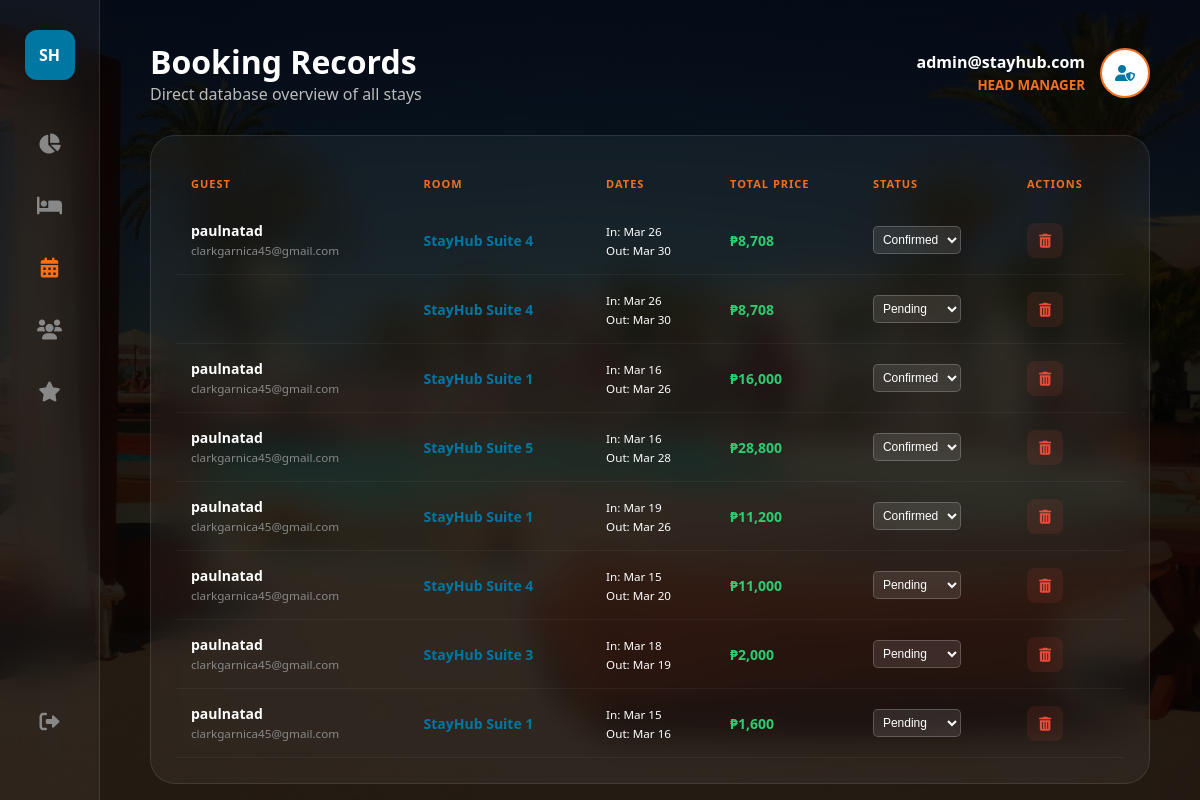
Page /stayhub/admin/manage_bookings.php (signed in) on the committed database.
### tables this page shows
CREATE TABLE `users` (
  `id` int(11) NOT NULL,
  `name` varchar(100) DEFAULT NULL,
  `email` varchar(100) DEFAULT NULL,
  `password` varchar(255) DEFAULT NULL,
  `role` enum('customer','admin') DEFAULT 'customer',
  `status` enum('active','banned') DEFAULT 'active'
);

CREATE TABLE `bookings` (
  `id` int(11) NOT NULL,
  `user_id` int(11) NOT NULL,
  `full_name` varchar(255) NOT NULL,
  `email` varchar(255) NOT NULL,
  `phone` varchar(50) NOT NULL,
  `room_name` varchar(255) NOT NULL,
  `total_price` decimal(10,2) NOT NULL,
  `arrival` date NOT NULL,
  `departure` date NOT NULL,
  `status` varchar(50) DEFAULT 'Paid',
  `created_at` timestamp NOT NULL DEFAULT current_timestamp()
);

### stayhub/admin/manage_bookings.php (the view, shortened to what this page needs)
<?php
$conn = new mysqli("localhost", "root", "", "stayhub");
$admin_id = $_SESSION['user_id'];
$admin_res = $conn->query("SELECT * FROM users WHERE id = '$admin_id'");
$admin_data = $admin_res->fetch_assoc();
$admin_display_name = $admin_data['username'] ?? $admin_data['email'] ?? 'Admin';
$bookings_query = $conn->query("SELECT * FROM bookings ORDER BY id DESC");
?>
<!DOCTYPE html>
<html lang="en">
<head>
    <link rel="stylesheet" href="https://cdnjs.cloudflare.com/ajax/libs/font-awesome/6.0.0/css/all.min.css">
</head>
<body>
    <nav class="sidebar">
        <div class="nav-logo">SH</div>
        <a href="dashboard.php" class="nav-item"><i class="fa-solid fa-chart-pie"></i></a>
        <a href="manage_rooms.php" class="nav-item"><i class="fa-solid fa-bed"></i></a>
        <a href="manage_bookings.php" class="nav-item active"><i class="fa-solid fa-calendar-days"></i></a>
        <a href="manage_users.php" class="nav-item"><i class="fa-solid fa-users"></i></a>
        <a href="reviews.php" class="nav-item"><i class="fa-solid fa-star"></i></a>
        <a href="../logout.php" class="nav-item" style="margin-top: auto;"><i class="fa-solid fa-right-from-bracket"></i></a>
    </nav>
    <main class="main-content">
        <div class="top-bar">
            <div>
                <h1 style="font-size: 32px; font-weight: 800;">Booking <span>Records</span></h1>
                <p style="color: #bbb;">Direct database overview of all stays</p>
            </div>
            <div style="display: flex; align-items: center; gap: 15px;">
                <div style="text-align: right;">
                    <b><?php echo htmlspecialchars($admin_display_name); ?></b><br>
                    <small style="color: #f37021; font-weight: 700;">HEAD MANAGER</small>
                </div>
                <div style="width: 50px; height: 50px; border-radius: 50%; background: #fff; display: flex; align-items: center; justify-content: center; border: 2px solid #f37021; color: #0076a3;">
                    <i class="fa-solid fa-user-shield"></i>
                </div>
            </div>
        </div>
        <div class="glass-panel">
            <table>
                <thead>
                    <tr>
                        <th>Guest</th>
                        <th>Room</th>
                        <th>Dates</th>
                        <th>Total Price</th>
                        <th>Status</th>
                        <th>Actions</th>
                    </tr>
                </thead>
                <tbody>
                    <?php if ($bookings_query && $bookings_query->num_rows > 0): ?>
                        <?php while($row = $bookings_query->fetch_assoc()): ?>
                        <tr>
                            <td>
                                <b><?php echo htmlspecialchars($row['full_name'] ?? 'Guest'); ?></b><br>
                                <small style="color: #888;"><?php echo htmlspecialchars($row['email'] ?? ''); ?></small>
                            </td>
                            <td><span style="color: #0076a3; font-weight: 700;"><?php echo htmlspecialchars($row['room_name']); ?></span></td>
                            <td>
                                <small>In: <?php echo date('M d', strtotime($row['arrival'])); ?></small><br>
                                <small>Out: <?php echo date('M d', strtotime($row['departure'])); ?></small>
                            </td>
                            <td style="color: #2ecc71; font-weight: 800;">₱<?php echo number_format($row['total_price']); ?></td>
                            <td>
                                <select class="status-select" onchange="location.href='manage_bookings.php?update_id=<?php echo $row['id']; ?>&new_status='+this.value">
                                    <option value="Pending" <?php if($row['status'] == 'Pending') echo 'selected'; ?>>Pending</option>
                                    <option value="Confirmed" <?php if($row['status'] == 'Confirmed' || $row['status'] == 'Paid') echo 'selected'; ?>>Confirmed</option>
                                </select>
                            </td>
                            <td>
                                <a href="manage_bookings.php?delete=<?php echo $row['id']; ?>" class="btn-delete" onclick="return confirm('Permanently delete this booking?')">
                                    <i class="fa-solid fa-trash-can"></i>
                                </a>
                            </td>
                        </tr>
                        <?php endwhile; ?>
                    <?php else: ?>
                        <tr><td colspan="6" style="text-align: center; padding: 40px; color: #888;">No booking records found in database.</td></tr>
                    <?php endif; ?>
                </tbody>
            </table>
        </div>
    </main>
</body>
</html>

### stayhub/admin/manage_bookings.php (style rules this page uses)
* { margin:0; padding:0; box-sizing:border-box; }
body { font-family: 'Segoe UI', sans-serif; background: linear-gradient(rgba(0,0,0,0.85), rgba(0,0,0,0.85)), url('../pic.jpg') no-repeat center center fixed; background-size: cover; color: white; height: 100vh; display: flex; overflow: hidden; }
.sidebar { width: 100px; background: rgba(255, 255, 255, 0.05); backdrop-filter: blur(20px); border-right: 1px solid rgba(255,255,255,0.1); display: flex; flex-direction: column; align-items: center; padding: 30px 0; }
.nav-logo { width: 50px; height: 50px; background: #0076a3; color: white; border-radius: 12px; display: flex; align-items: center; justify-content: center; font-weight: 800; margin-bottom: 50px; }
.nav-item { color: #888; font-size: 20px; margin-bottom: 35px; text-decoration: none; transition: 0.3s; }
.nav-item:hover, .nav-item.active { color: #f37021; }
.main-content { flex: 1; padding: 40px 50px; overflow-y: auto; }
.top-bar { display: flex; justify-content: space-between; align-items: center; margin-bottom: 30px; }
.glass-panel { background: rgba(255, 255, 255, 0.05); backdrop-filter: blur(15px); padding: 25px; border-radius: 25px; border: 1px solid rgba(255,255,255,0.1); }
table { width: 100%; border-collapse: collapse; }
th { text-align: left; padding: 15px; color: #f37021; font-size: 11px; text-transform: uppercase; letter-spacing: 1px; }
td { padding: 15px; border-bottom: 1px solid rgba(255,255,255,0.05); font-size: 14px; }
.btn-delete { color: #e74c3c; background: rgba(231, 76, 60, 0.1); padding: 8px 12px; border-radius: 8px; text-decoration: none; transition: 0.3s; }
.status-select { background: rgba(255,255,255,0.1); border: 1px solid rgba(255,255,255,0.2); color: white; padding: 5px; border-radius: 5px; outline: none; font-size: 12px; }

### rows in the picture
users: email "admin@stayhub.com"
bookings: full_name "paulnatad", email "clarkgarnica45@gmail.com", room_name "StayHub Suite 4", arrival "Mar 26", departure "Mar 30", total_price "8,708", status+id "Confirmed"
bookings: room_name "StayHub Suite 4", arrival "Mar 26", departure "Mar 30", total_price "8,708", status+id "Pending"
bookings: full_name "paulnatad", email "clarkgarnica45@gmail.com", room_name "StayHub Suite 1", arrival "Mar 16", departure "Mar 26", total_price "16,000", status+id "Confirmed"
bookings: full_name "paulnatad", email "clarkgarnica45@gmail.com", room_name "StayHub Suite 5", arrival "Mar 16", departure "Mar 28", total_price "28,800", status+id "Confirmed"
bookings: full_name "paulnatad", email "clarkgarnica45@gmail.com", room_name "StayHub Suite 1", arrival "Mar 19", departure "Mar 26", total_price "11,200", status+id "Confirmed"
bookings: full_name "paulnatad", email "clarkgarnica45@gmail.com", room_name "StayHub Suite 4", arrival "Mar 15", departure "Mar 20", total_price "11,000", status+id "Pending"
bookings: full_name "paulnatad", email "clarkgarnica45@gmail.com", room_name "StayHub Suite 3", arrival "Mar 18", departure "Mar 19", total_price "2,000", status+id "Pending"
bookings: full_name "paulnatad", email "clarkgarnica45@gmail.com", room_name "StayHub Suite 1", arrival "Mar 15", departure "Mar 16", total_price "1,600", status+id "Pending"
